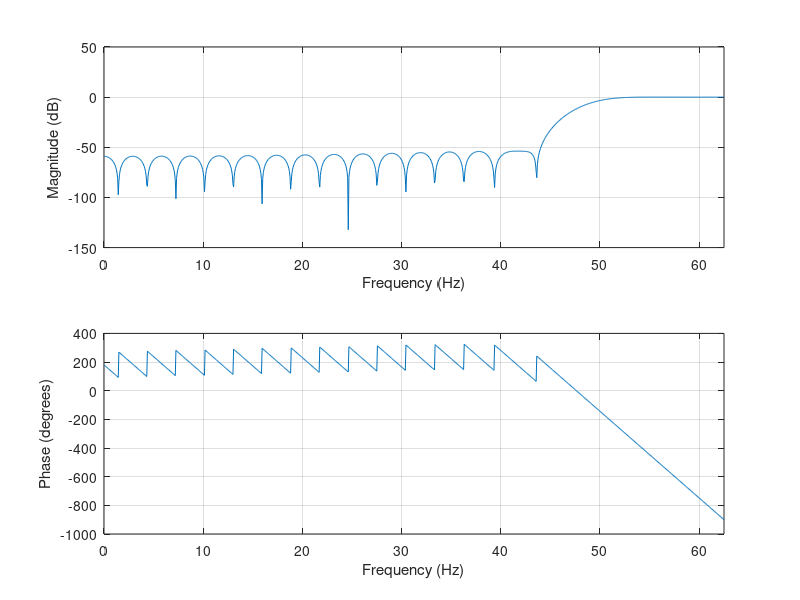

Recreate this plot in MATLAB.
bwm = fir1(41,0.785, 'low');
freqz(bwm,1,1000,1000)
save bwm.mat bwm
bwm2 = fir1(41,0.785, 'high');
freqz(bwm2,1,1000,1000)
save bwm2.mat bwm2
% bwm2 = fir1(41,0.15zzz707, 'low');
% freqz(bwm2,1,1000,500)
% save bwm2.mat bwm2
bwm3 = fir1(41,0.785, 'low');
freqz(bwm3,1,1000,500)
save bwm3.mat bwm3
bwm4 = fir1(41,0.785, 'high');
freqz(bwm4,1,1000,500)
save bwm4.mat bwm4
bwm5 = fir1(41,0.785, 'low');
freqz(bwm5,1,1000,250)
save bwm5.mat bwm3
bwm6 = fir1(41,0.785, 'high');
freqz(bwm4,1,1000,250)
save bwm6.mat bwm4
bwm7 = fir1(41,0.785, 'low');
freqz(bwm7,1,1000,125)
save bwm5.mat bwm3
bwm8 = fir1(41,0.785, 'high');
freqz(bwm8,1,1000,125)
save bwm6.mat bwm4

